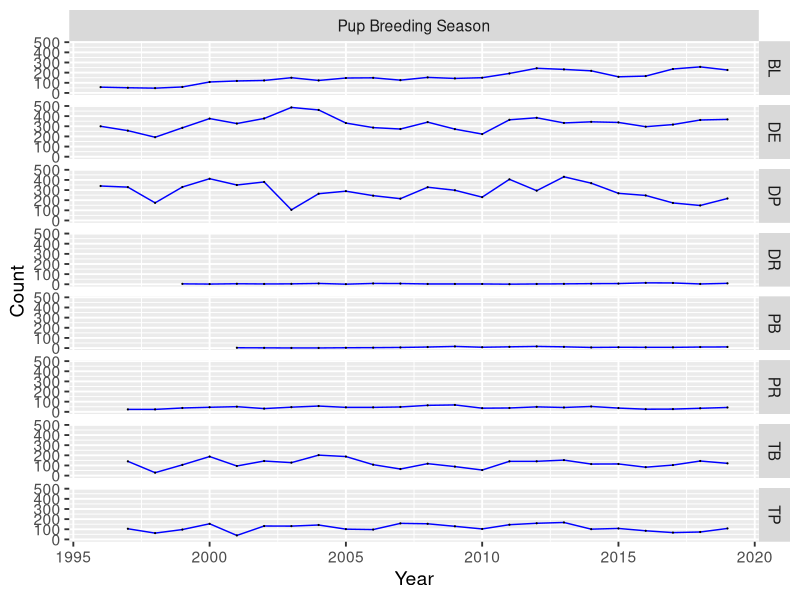
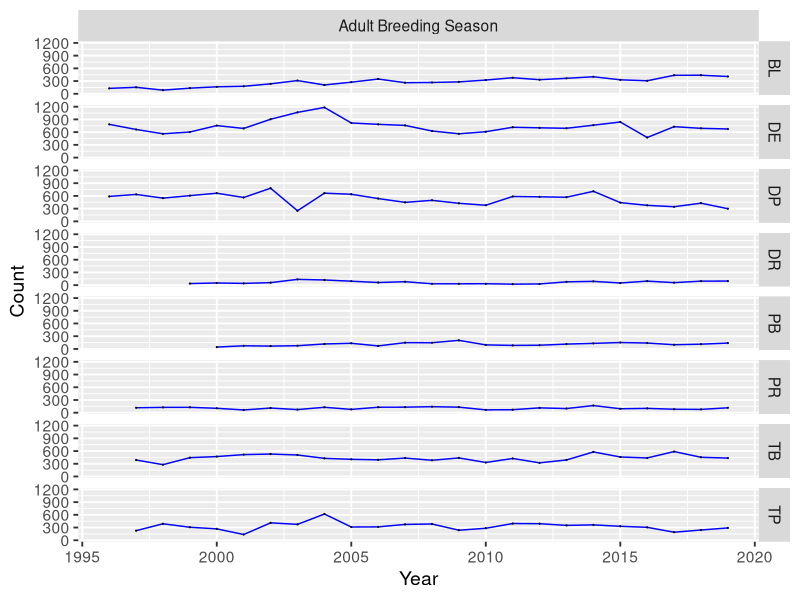
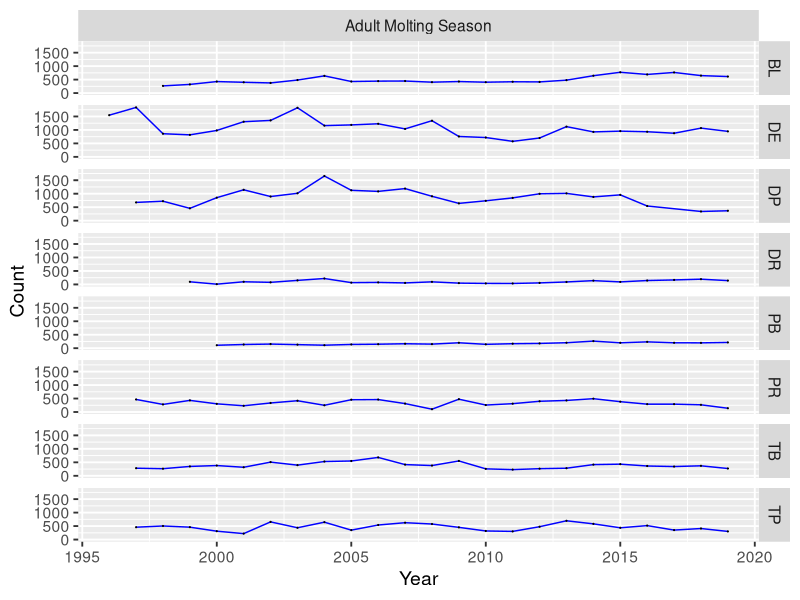

R code for these plots, in order:
#test comment
library("readxl")
library(dplyr)
library(tidyverse)
hseals <- read_excel("Data/1997_2019_Phocadata.xls")
# drop extra cols, explained below
hseals <- hseals[-c(3:4, 8:10)]

# ended up with some extra cols:
# "...10" had N/A's and "* Not sure if TRB was skipped or just no seals" for 	1999-04-12; TP
# "...8" has the names of the people conducting the surveys (?)
# "...9" has notes for the data, copied below

# Notes on the data:
# "\"Pup\" age classification = Live pups only"                                                                                                                                       
# "1. For 1996-99 data, I did not include surveys that had comments about poor visibility or difficulty in identifying pups"                                                          
# "2. Tomales Bay and Tomales Point surveys in 1998 often had only one count"                                                                                                         
# "3. Bolinas, Drakes Estero, and Double Point start in 1996; Pt Reyes Headlands, Tomales Bay, and Tomales Point start in 1997; Duxbury data starts in 1999; Pt Bonita starts in 2000"
# "4. Pt Reyes data includes Sea Lion Overlook"                                                                                                                                       
# "5. TB and TP have only one molting count in 2001"                                                                                                                                  
# "6. No molting counts for any sites in 1996 except one at DE."                                                                                                                      
# "*Another survey on this day with higher counts, but at a higher tide height" for "1999-05-04; PR

# unique(hseals$Subsite)
# abbrev.:    "DP"         "DE"         "BL"      "TB"          "TP"          "PR"       "DR"       "PB"
# name:  Double Point  Drakes Estero  Bolinas  Tomales Bay  Tomales Point  Point Reyes  Duxbury  Point Bonita

get_year <- function(date) {
  if (date$mon > 10) { 
    return(date$year+1901)
  } else {
    return(date$year+1900)
  }
}

# function that does get_year on every item in a list
get_year_all <- function(lst) {
  vec <- numeric()
  for (i in 1:length(lst)) {
    vec <- c(vec, get_year(lst[[i]]))
  }
  return(vec)
}

hseals_date <- strptime(hseals$Date, format="%Y-%m-%d")
hseals$Year <- get_year_all(hseals_date)
hseals$Month_day <- format(hseals$Date, format="%m-%d")
hseals$Month <- format(hseals$Date, format="%m")

# two types of observations: during breeding season (March, April, and May) or during molting season (June July)
# add cols indicating which one for the observation

hseals$Breeding <- hseals$Month == "03" | hseals$Month == "04" | hseals$Month == "05"
hseals$Molting <- hseals$Month == "06" | hseals$Month == "07"

# only want to look at breeding between April 15 and May 15
peakBreed <- format(seq(as.Date("1981-04-15"), as.Date("1981-05-15"), by="days"), format="%m-%d")
hseals$Peak_breeding <- hseals $Month_day %in% peakBreed

# need to get subsite time in better format
hseals_time <- strptime(hseals$SubsiteTime, format="%Y-%m-%d %H:%M:%S")
hseals$Time <- format(hseals_time, "%H:%M")

# drop cols we don't need anymore
hseals <- hseals[-c(3, 7:9)]
# reorder cols
hseals <- hseals[, c(1, 8, 2, 3, 4, 6, 7, 5)]

# unique(hseals$Age)
# "ADULT"     "PUP"       "DEADPUP"   "DEADADULT" "HPUP" 

# hpup <- subset(hseals, Age == "HPUP")
# PRpup1819 <- subset(hseals, Age == "PUP" & Subsite == "PR" ) #& (Year == 2018 | Year == 2019))
# 12 obs in 2018 and 2019 labeled HPUP, all for site == PR; PR has no pup obs for these years so relabel to PUP
hseals$Age[hseals$Age == "HPUP"] <- "PUP"

# don't need to worry about deadpup and deadadult for right now
hseals <- subset(hseals, Age == "PUP" | Age == "ADULT")

# function to get the max count for each year.
# args are location (string) and table 
get_max <- function(tbl, location) {
  tbl <- subset(tbl, Subsite == location)
  m <- tbl %>% group_by(Year) %>% slice(which.max(Count))
  return(m)
}

#######################
### BREEDING SEASON ###
#######################

hseals_breed <- subset(hseals, Peak_breeding == TRUE)

# unique(hseals_breed$Age) gives "ADULT" and "PUP"  

adult_b <- subset(hseals_breed, Age == "ADULT")

DP_adult_b <- get_max(adult_b, "DP") #not missing any years
DE_adult_b <- get_max(adult_b, "DE") #not missing any years
BL_adult_b <- get_max(adult_b, "BL") #not missing any years 
TB_adult_b <- get_max(adult_b, "TB") #not missing any years 
TP_adult_b <- get_max(adult_b, "TP") #not missing any years 
PR_adult_b <- get_max(adult_b, "PR") #not missing any years 
DR_adult_b <- get_max(adult_b, "DR") #not missing any years 
PB_adult_b <- get_max(adult_b, "PB") #not missing any years 

# put it all back into one table
adult_breeding <- data.frame(Date=double(), Time=character(), Subsite=character(), Age=character(),
                             Count=numeric(), Molting=logical(), Peak_breeding=logical(), Year=numeric())

adult_breeding <- rbind(adult_breeding, DP_adult_b)
adult_breeding <- rbind(adult_breeding, DE_adult_b)
adult_breeding <- rbind(adult_breeding, BL_adult_b)
adult_breeding <- rbind(adult_breeding, TB_adult_b)
adult_breeding <- rbind(adult_breeding, TP_adult_b)
adult_breeding <- rbind(adult_breeding, PR_adult_b)
adult_breeding <- rbind(adult_breeding, DR_adult_b)
adult_breeding <- rbind(adult_breeding, PB_adult_b)

pup_b <- subset(hseals_breed, Age == "PUP")

DP_pup_b <- get_max(pup_b, "DP") #not missing any years
DE_pup_b <- get_max(pup_b, "DE") #not missing any years
BL_pup_b <- get_max(pup_b, "BL") #not missing any years
TB_pup_b <- get_max(pup_b, "TB") #not missing any years
TP_pup_b <- get_max(pup_b, "TP") #not missing any years
PR_pup_b <- get_max(pup_b, "PR") #not missing any years
DR_pup_b <- get_max(pup_b, "DR") #not missing any years
PB_pup_b <- get_max(pup_b, "PB") #not missing any years

# put it all back in one table for plotting
pup_breeding <- data.frame(Date=double(), Time=character(), Subsite=character(), Age=character(),
                             Count=numeric(), Molting=logical(), Peak_breeding=logical(), Year=numeric())

pup_breeding <- rbind(pup_breeding, DP_pup_b)
pup_breeding <- rbind(pup_breeding, DE_pup_b)
pup_breeding <- rbind(pup_breeding, BL_pup_b)
pup_breeding <- rbind(pup_breeding, TB_pup_b)
pup_breeding <- rbind(pup_breeding, TP_pup_b)
pup_breeding <- rbind(pup_breeding, PR_pup_b)
pup_breeding <- rbind(pup_breeding, DR_pup_b)
pup_breeding <- rbind(pup_breeding, PB_pup_b)

######################
### MOLTING SEASON ###
######################

hseals_molt <- subset(hseals, Molting == TRUE)

# drop breeding column

# unique(hseals_molt$Age) gives "ADULT" only

DP_adult_m <- get_max(hseals_molt, "DP") #not missing any years
DE_adult_m <- get_max(hseals_molt, "DE") #not missing any years
BL_adult_m <- get_max(hseals_molt, "BL") #not missing any years
TB_adult_m <- get_max(hseals_molt, "TB") #not missing any years
TP_adult_m <- get_max(hseals_molt, "TP") #not missing any years
PR_adult_m <- get_max(hseals_molt, "PR") #not missing any years
DR_adult_m <- get_max(hseals_molt, "DR") #not missing any years
PB_adult_m <- get_max(hseals_molt, "PB") #not missing any years

# put it all back in one table for plotting
molting <- data.frame(Date=double(), Time=character(), Subsite=character(), Age=character(),
                           Count=numeric(), Molting=logical(), Peak_breeding=logical(), Year=numeric())

molting <- rbind(molting, DP_adult_m)
molting <- rbind(molting, DE_adult_m)
molting <- rbind(molting, BL_adult_m)
molting <- rbind(molting, TB_adult_m)
molting <- rbind(molting, TP_adult_m)
molting <- rbind(molting, PR_adult_m)
molting <- rbind(molting, DR_adult_m)
molting <- rbind(molting, PB_adult_m)



################
### PLOTTING ###
################

plot_gg <- function(DATA){
  ggplot(DATA, aes(Year, Count)) +
    geom_line(color = "blue") +
    geom_point(size = 0.1) +
    theme_gray(base_size = 14) +
    facet_grid(Subsite ~ Age)
}

pup_breeding$Age[pup_breeding$Age == "PUP"] <- "Pup Breeding Season"
adult_breeding$Age[adult_breeding$Age == "ADULT"] <- "Adult Breeding Season"
molting$Age[molting$Age == "ADULT"] <- "Adult Molting Season"

plot_gg(pup_breeding)
plot_gg(adult_breeding)
plot_gg(molting)

